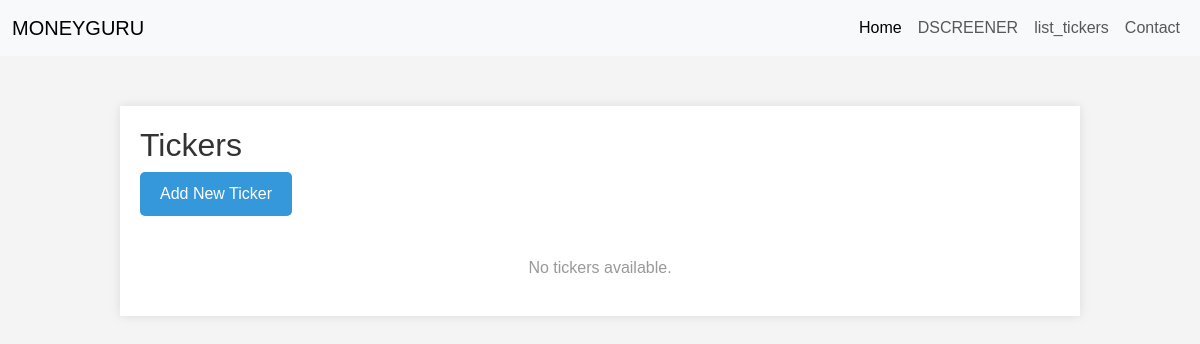
The page /tickers/ on the database as committed earlier.
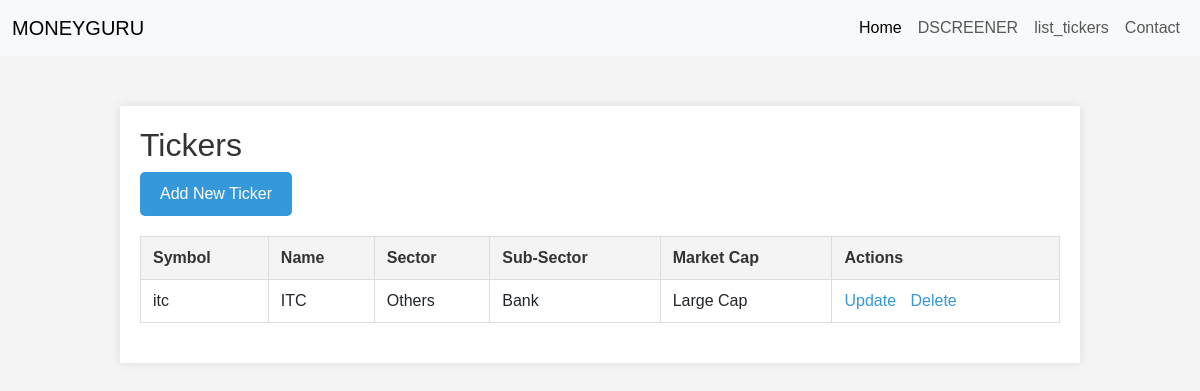
The same page on the database as committed later.
### scannerpro/models.py (models this page shows, shortened)
class TickerBase(models.Model):
    LARGE_CAP = 'Large Cap'
    MID_CAP = 'Mid Cap'
    SMALL_CAP = 'Small Cap'
    MARKET_CAP_CHOICES = [
        (LARGE_CAP, 'Large Cap'),
        (MID_CAP, 'Mid Cap'),
        (SMALL_CAP, 'Small Cap'),
    ]
    AUTOMOBILE = 'Automobile'
    BANKING = 'Banking'
    CAPITAL_GOODS = 'Capital Goods'
    CEMENT = 'Cement'
    CHEMICALS = 'Chemicals'
    FINANCE = 'Finance'
    FMCG = 'FMCG'
    INDEX = 'Index'
    INFRASTRUCTURE = 'Infrastructure'
    MEDIA = 'Media'
    METALS = 'Metals'
    OIL_AND_GAS = 'Oil and Gas'
    PHARMA = 'Pharma'
    POWER = 'Power'
    REALTY = 'Realty'
    TECHNOLOGY = 'Technology'
    TELECOM = 'Telecom'
    TEXTILE = 'Textile'
    OTHERS = 'Others'
    SECTOR_CHOICES = [
        (AUTOMOBILE, 'Automobile'),
        (BANKING, 'Banking'),
        (CAPITAL_GOODS, 'Capital Goods'),
        (CEMENT, 'Cement'),
        (CHEMICALS, 'Chemicals'),
        (FINANCE, 'Finance'),
        (FMCG, 'FMCG'),
        (INDEX, 'Index'),
        (INFRASTRUCTURE, 'Infrastructure'),
        (MEDIA, 'Media'),
        (METALS, 'Metals'),
        (OIL_AND_GAS, 'Oil and Gas'),
        (PHARMA, 'Pharma'),
        (POWER, 'Power'),
        (REALTY, 'Realty'),
        (TECHNOLOGY, 'Technology'),
        (TELECOM, 'Telecom'),
        (TEXTILE, 'Textile'),
        (OTHERS, 'Others'),
    ]
    ticker_name = models.CharField(max_length=200, unique=True)
    ticker_symbol = models.CharField(max_length=20, unique=True)
    ticker_sector = models.CharField(
        max_length=50,
        choices=SECTOR_CHOICES,
        default=OTHERS,
    )
    ticker_sub_sector = models.CharField(max_length=100, blank=True, null=True)
    ticker_market_cap = models.CharField(
        max_length=20,
        choices=MARKET_CAP_CHOICES,
        default=LARGE_CAP,
    )

### scannerpro/views.py (the view)
# urls.py: path('tickers/', views.list_tickers, name='list_tickers'),
def list_tickers(request):
    tickers = TickerBase.objects.all()
    return render(request, 'ticker_list.html', {'tickers': tickers})

### scannerpro/templates/ticker_list.html (shortened to what this page needs)
{% extends 'base.html' %}
{%  block content %}
</head>
<body>
    <div class="container">
        <h2>Tickers</h2>
        <a href="{% url 'create_ticker' %}">
            <button>Add New Ticker</button>
        </a>
        {% if tickers %}
        <table>
            <thead>
                <tr>
                    <th>Symbol</th>
                    <th>Name</th>
                    <th>Sector</th>
                    <th>Sub-Sector</th>
                    <th>Market Cap</th>
                    <th>Actions</th>
                </tr>
            </thead>
            <tbody>
                {% for ticker in tickers %}
                <tr>
                    <td>{{ ticker.ticker_symbol }}</td>
                    <td>{{ ticker.ticker_name }}</td>
                    <td>{{ ticker.ticker_sector }}</td>
                    <td>{{ ticker.ticker_sub_sector }}</td>
                    <td>{{ ticker.ticker_market_cap }}</td>
                    <td class="actions">
                        <a href="{% url 'update_ticker' ticker.pk %}">Update</a>
                        <a href="{% url 'delete_ticker' ticker.pk %}">Delete</a>
                    </td>
                </tr>
                {% endfor %}
            </tbody>
        </table>
        {% else %}
        <p class="no-data">No tickers available.</p>
        {% endif %}
    </div>
    {% endblock %}

### templates/base.html (shortened to what this page needs)
{% load static %}
<html lang="en">
<head>
    <link href="https://cdn.jsdelivr.net/npm/bootstrap@5.3.3/dist/css/bootstrap.min.css" rel="stylesheet">
</head>
<body>
<nav class="navbar navbar-expand-lg navbar-light bg-light">
    <div class="container-fluid">
        <a class="navbar-brand" href="#">MONEYGURU</a>
        <div class="collapse navbar-collapse" id="navbarNav">
            <ul class="navbar-nav ms-auto">
                <li class="nav-item">
                    <a class="nav-link active" aria-current="page" href="{% url 'homepage' %}">Home</a>
                </li>
                <li class="nav-item">
                    <a class="nav-link" href="{% url 'dynamicscanner' %}">DSCREENER</a>
                </li>
                <li class="nav-item">
                    <a class="nav-link"  href="{% url 'list_tickers' %}">list_tickers</a>
                </li>
                <li class="nav-item">
                    <a class="nav-link" href="#">Contact</a>
                </li>
            </ul>
        </div>
    </div>
</nav>
{%  block content %}{% endblock %}
</body>
</html>

### scannerpro/templates/ticker_list.html (style rules this page uses)
body { font-family: Arial, sans-serif; background-color: #f4f4f4; }
.container { width: 80%; margin: 50px auto; background-color: white; padding: 20px; box-shadow: 0px 0px 10px rgba(0, 0, 0, 0.1); }
h2 { color: #333; }
a { color: #3498db; text-decoration: none; }
button { background-color: #3498db; color: white; border: none; padding: 10px 20px; cursor: pointer; border-radius: 5px; margin-bottom: 20px; }
table { width: 100%; border-collapse: collapse; margin-bottom: 20px; }
table, th, td { border: 1px solid #ddd; }
th, td { padding: 12px; text-align: left; }
th { background-color: #f4f4f4; color: #333; }
.actions a { color: #3498db; margin-right: 10px; }

Rows that differ between the two databases and show on the page:
added TickerBase: ticker_symbol "itc", ticker_name "ITC", ticker_sector "Others", ticker_sub_sector "Bank", ticker_market_cap "Large Cap"
Other text that changed with them:
text no longer shown: "No tickers available."
text now shown: "Symbol Name Sector Sub-Sector Market Cap Actions"
